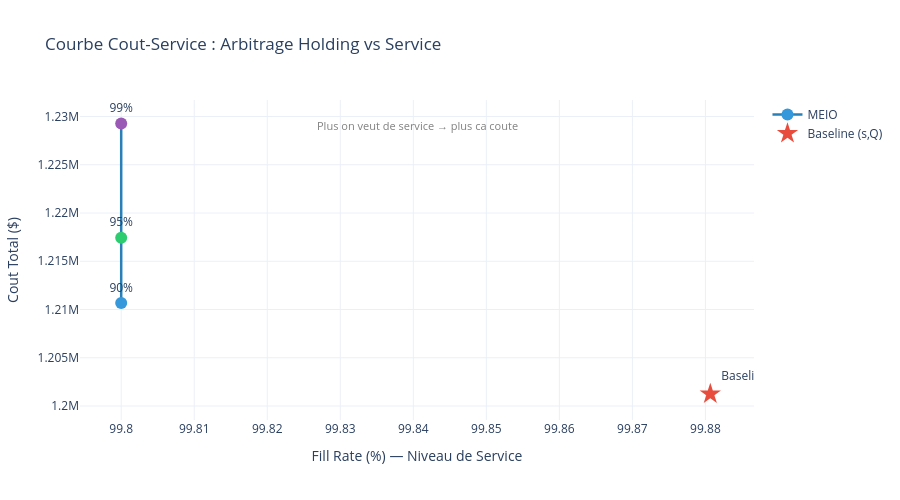

The notebook cell this image was saved under:
### Markdown cell above
## Graphique 4 : Courbe Coût-Service

C'est le graphique **clé du projet** — il montre le compromis entre coût et niveau de service.

▶️ **Exécute cette cellule**

### Code cell
# ============================================================
# GRAPHIQUE 4 — COURBE COUT-SERVICE (Plotly)
# ============================================================

fill_rates_plot = [r['avg_fill_rate'] for r in sensitivity_results]
costs_plot      = [r['avg_cost']      for r in sensitivity_results]
sl_labels       = [r['service_level'] for r in sensitivity_results]

# Ajouter le point baseline
fill_rates_all = [df_baseline['fill_rate'].mean()] + fill_rates_plot
costs_all      = [df_baseline['total_cost'].mean()] + costs_plot
labels_all     = ['Baseline (s,Q)'] + sl_labels

fig2 = go.Figure()

# Courbe MEIO
fig2.add_trace(go.Scatter(
    x=fill_rates_plot,
    y=costs_plot,
    mode='lines+markers+text',
    name='MEIO',
    marker=dict(size=12, color=['#3498db', '#2ecc71', '#9b59b6']),
    line=dict(color='#2980b9', width=2.5),
    text=sl_labels,
    textposition='top center',
))

# Point baseline
fig2.add_trace(go.Scatter(
    x=[df_baseline['fill_rate'].mean()],
    y=[df_baseline['total_cost'].mean()],
    mode='markers+text',
    name='Baseline (s,Q)',
    marker=dict(size=16, color='#e74c3c', symbol='star'),
    text=['Baseline'],
    textposition='top right',
))

fig2.update_layout(
    title='Courbe Cout-Service : Arbitrage Holding vs Service',
    xaxis_title='Fill Rate (%) — Niveau de Service',
    yaxis_title='Cout Total ($)',
    height=500,
    template='plotly_white',
    annotations=[dict(
        x=0.5, y=0.95, xref='paper', yref='paper',
        text='Plus on veut de service → plus ca coute',
        showarrow=False, font=dict(size=11, color='gray')
    )]
)

fig2.show()
print("Courbe cout-service affichee !")

### Figure 1 — Plotly figure (JSON) as saved in the notebook; plotly's stock layout.template omitted (floating-point values rounded to 4 significant figures)
{"data": [{"line": {"color": "#2980b9", "width": 2.5}, "marker": {"color": ["#3498db", "#2ecc71", "#9b59b6"], "size": 12}, "mode": "lines+markers+text", "name": "MEIO", "text": ["90%", "95%", "99%"], "textposition": "top center", "type": "scatter", "x": [99.8, 99.8, 99.8], "y": [1210664, 1217443, 1229273]}, {"marker": {"color": "#e74c3c", "size": 16, "symbol": "star"}, "mode": "markers+text", "name": "Baseline (s,Q)", "text": ["Baseline"], "textposition": "top right", "type": "scatter", "x": [99.88], "y": [1201000.0]}], "layout": {"annotations": [{"font": {"color": "gray", "size": 11}, "showarrow": false, "text": "Plus on veut de service → plus ca coute", "x": 0.5, "xref": "paper", "y": 0.95, "yref": "paper"}], "height": 500, "title": {"text": "Courbe Cout-Service : Arbitrage Holding vs Service"}, "xaxis": {"title": {"text": "Fill Rate (%) — Niveau de Service"}}, "yaxis": {"title": {"text": "Cout Total ($)"}}}}
